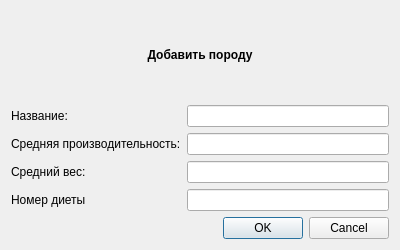
<?xml version="1.0" encoding="UTF-8"?>
<ui version="4.0">
 <class>AddBreedDialog</class>
 <widget class="QDialog" name="AddBreedDialog">
  <property name="geometry">
   <rect>
    <x>0</x>
    <y>0</y>
    <width>400</width>
    <height>250</height>
   </rect>
  </property>
  <property name="windowTitle">
   <string>Dialog</string>
  </property>
  <layout class="QGridLayout" name="gridLayout">
   <item row="1" column="0">
    <widget class="QLabel" name="label_2">
     <property name="text">
      <string>Название:</string>
     </property>
    </widget>
   </item>
   <item row="1" column="1">
    <widget class="QLineEdit" name="nameLineEdit"/>
   </item>
   <item row="2" column="0">
    <widget class="QLabel" name="label_3">
     <property name="text">
      <string>Средняя производительность:</string>
     </property>
    </widget>
   </item>
   <item row="2" column="1">
    <widget class="QLineEdit" name="averagePerfomanceLineEdit"/>
   </item>
   <item row="3" column="0">
    <widget class="QLabel" name="label_4">
     <property name="text">
      <string>Средний вес:</string>
     </property>
    </widget>
   </item>
   <item row="3" column="1">
    <widget class="QLineEdit" name="averageWeightLineEdit"/>
   </item>
   <item row="4" column="0">
    <widget class="QLabel" name="label_5">
     <property name="text">
      <string>Номер диеты</string>
     </property>
    </widget>
   </item>
   <item row="4" column="1">
    <widget class="QLineEdit" name="dietNumberLineEdit"/>
   </item>
   <item row="5" column="0" colspan="2">
    <widget class="QDialogButtonBox" name="buttonBox">
     <property name="orientation">
      <enum>Qt::Horizontal</enum>
     </property>
     <property name="standardButtons">
      <set>QDialogButtonBox::Cancel|QDialogButtonBox::Ok</set>
     </property>
    </widget>
   </item>
   <item row="0" column="0" colspan="2">
    <widget class="QLabel" name="label">
     <property name="font">
      <font>
       <weight>75</weight>
       <bold>true</bold>
      </font>
     </property>
     <property name="text">
      <string>Добавить породу</string>
     </property>
     <property name="alignment">
      <set>Qt::AlignCenter</set>
     </property>
    </widget>
   </item>
  </layout>
 </widget>
 <resources/>
 <connections>
  <connection>
   <sender>buttonBox</sender>
   <signal>accepted()</signal>
   <receiver>AddBreedDialog</receiver>
   <slot>accept()</slot>
   <hints>
    <hint type="sourcelabel">
     <x>248</x>
     <y>254</y>
    </hint>
    <hint type="destinationlabel">
     <x>157</x>
     <y>274</y>
    </hint>
   </hints>
  </connection>
  <connection>
   <sender>buttonBox</sender>
   <signal>rejected()</signal>
   <receiver>AddBreedDialog</receiver>
   <slot>reject()</slot>
   <hints>
    <hint type="sourcelabel">
     <x>316</x>
     <y>260</y>
    </hint>
    <hint type="destinationlabel">
     <x>286</x>
     <y>274</y>
    </hint>
   </hints>
  </connection>
 </connections>
</ui>
